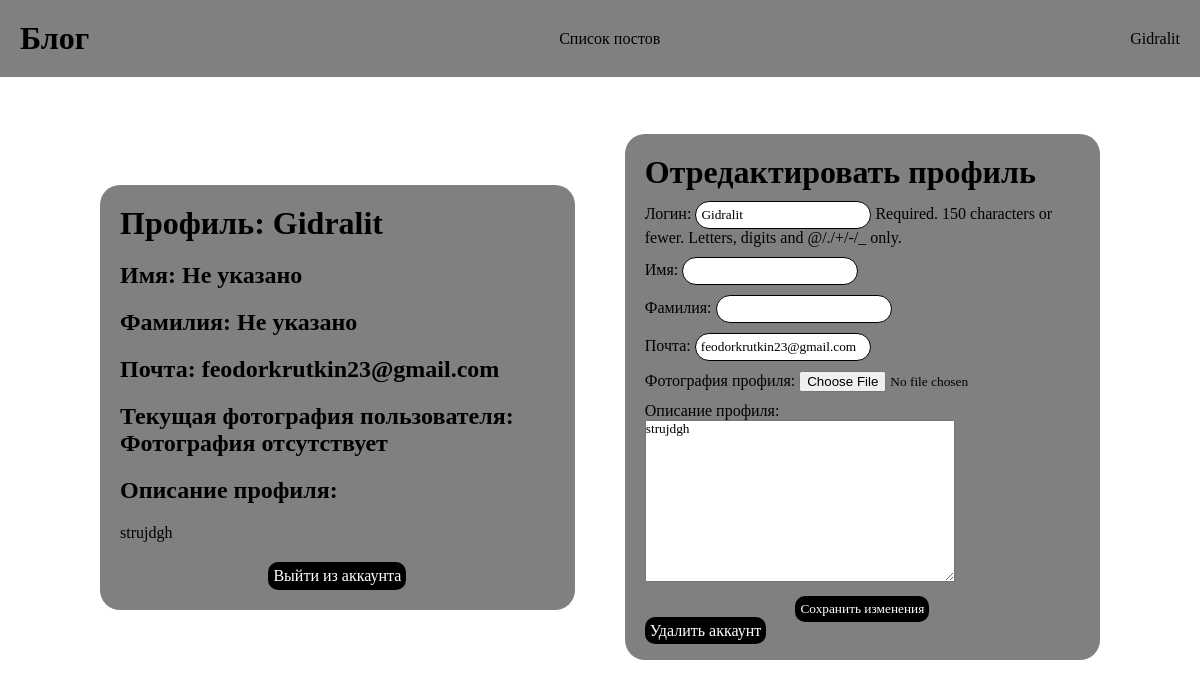
/profile/ (signed in), run on the app's committed database.
### monolit/models.py (models this page shows, shortened)
class Profile(models.Model):
    user = models.OneToOneField(User, on_delete=models.CASCADE)
    avatar = models.ImageField(upload_to='profile_pictures', blank=True, null=True)
    bio = models.TextField(blank=True, null=True)

### monolit/views.py (the view)
# urls.py: path('profile/', views.profile_view, name='profile'),
@login_required
def profile_view(request):
    if request.method == 'POST':
        user_form = UserUpdate(request.POST, instance=request.user)
        profile_form = ProfileUpdate(request.POST, request.FILES, instance=request.user.profile)
        if user_form.is_valid() and profile_form.is_valid():
            user_form.save()
            profile_form.save()
            messages.success(request, 'Ваш профиль был обновлен')
            return redirect('profile')
    else:
        user_form = UserUpdate(instance=request.user)
        profile_form = ProfileUpdate(instance=request.user.profile)
    context = {
        'userform': user_form,
        'profileform': profile_form,
        'profile': request.user.profile
    }
    return render(request, 'profile.html', context)

### monolit/forms.py (shortened to what this page needs)
class UserUpdate(forms.ModelForm):
    class Meta:
        model = User
        fields = ['username', 'first_name', 'last_name', 'email']
        labels = {
            'username': 'Логин',
            'first_name': 'Имя',
            'last_name': 'Фамилия',
            'email': 'Почта'
        }

class ProfileUpdate(forms.ModelForm):
    class Meta:
        model = Profile
        fields = ['avatar', 'bio']
        labels = {
            'avatar': 'Фотография профиля',
            'bio': 'Описание профиля',
        }

### monolit/templates/profile.html (shortened to what this page needs)
{% extends 'home.html' %}
{% block content %}
<body>
    <div class="profile-container">
        <div class="profile-info">
            <h1>Профиль: {{profile.user.username}}</h1>
            <h2>Имя:
                {% if profile.user.first_name %}
                    {{profile.user.first_name}}
                {% else %}
                    Не указано
                {% endif %}
            </h2>
            <h2>Фамилия:
                {% if profile.user.last_name %}
                    {{profile.user.last_name}}
                {% else %}
                    Не указано
                {% endif %}
            </h2>
            <h2>Почта: {{profile.user.email}}</h2>
            <h2>Текущая фотография пользователя:
            {% if profile.avatar %}
                <img src="{{profile.avatar.url}}" alt="" style="width: 250px;">
            {% else %}
                Фотография отсутствует
            {% endif %}
            </h2>
            <h2>Описание профиля: </h2>
            <p>{% if profile.bio %}{{profile.bio}}{% else %}Описание отсутствует{% endif %}</p>
            <a href="{% url 'logout' %}" class="a-button">Выйти из аккаунта</a>
        </div>
        <div class="profile-update">
            <h1>Отредактировать профиль</h1>
            <form method="post" enctype="multipart/form-data">
                {{userform.as_p}}
                {{profileform.as_p}}
                <button type="submit" class="a-button">Сохранить изменения</button>
            </form>
            <a href="{% url 'delete_account' %}" class="a-button">Удалить аккаунт</a>
        </div>
    </div>
</body>
{% endblock %}

### monolit/templates/home.html (shortened to what this page needs)
<!DOCTYPE html>
{% load static %}
<html lang="en">
<head>
    <link rel="stylesheet" href="{% static 'css/style.css' %}">
</head>
<body>
    <header>
        <h1><a href="{% url 'home' %}">Блог</a></h1>
        <p><a href="{% url 'post_list' %}">Список постов</a></p>
        <div class="profile">
            {% if user.username %}
            <a href="{% url 'profile' %}" style="display: flex; align-items: center;">{{user.username}}{% if profile.avatar %}<img src="{{profile.avatar.url}}" alt="" style="width: 50px;">{% endif %}</a>
            {% else %}
            <a href="{% url 'login' %}">Войти</a>/<a href="{% url 'register' %}">Зарегистрироваться</a>
            {% endif %}
        </div>
    </header>
    <main>
        {% block content %}
        {% endblock %}
    </main>
</body>
</html>

### static/css/style.css (style rules this page uses)
* { margin: 0; padding: 0; box-sizing: border-box; font-family: "Franklin Gothic Medium", 'sans-serif'; }
main { display: flex; flex-direction: column; justify-content: center; align-items: center; }
button { border: none; padding: 5px; cursor: pointer; }
input:not(input[type='file']) { padding: 5px; border-radius: 15px; border: 1px solid black; outline: none; }
* a { color: black; text-decoration: none; }
header { display: flex; justify-content: space-between; align-items: center; padding: 20px; background-color: gray; }
.profile-container { display: flex; justify-content: center; height: 80vh; align-items: center; padding: 0 100px; gap: 50px; }
.profile-info { display: flex; flex-direction: column; gap: 20px; background-color: gray; padding: 20px; border-radius: 20px; }
.profile-update { background-color: gray; border-radius: 20px; padding: 20px }
.profile-update h1 { margin-bottom: 10px; }
.profile-update form { display: flex; flex-direction: column; gap: 10px; }

### data on the page
Profile: user.username "Gidralit", user.email "feodorkrutkin23@gmail.com", bio "strujdgh"

### other printed values
{{ user.username }} "Gidralit"
